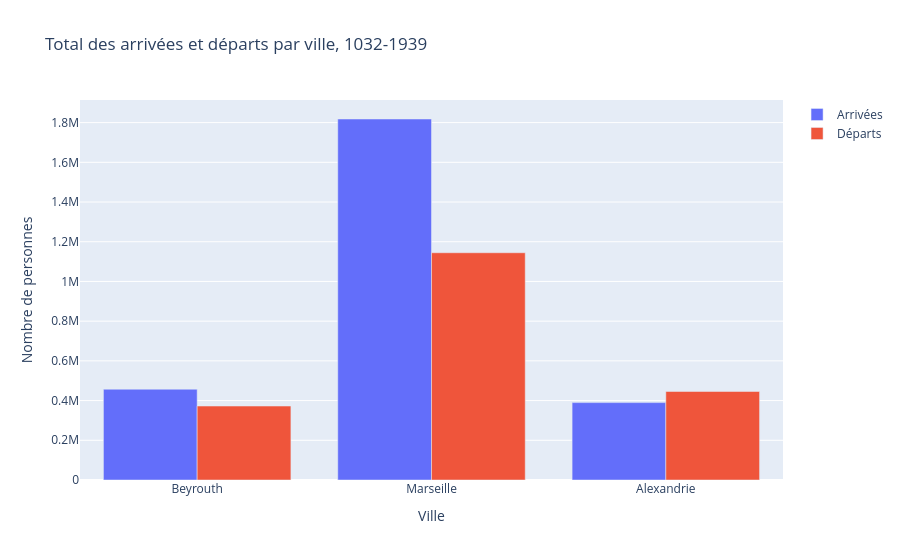
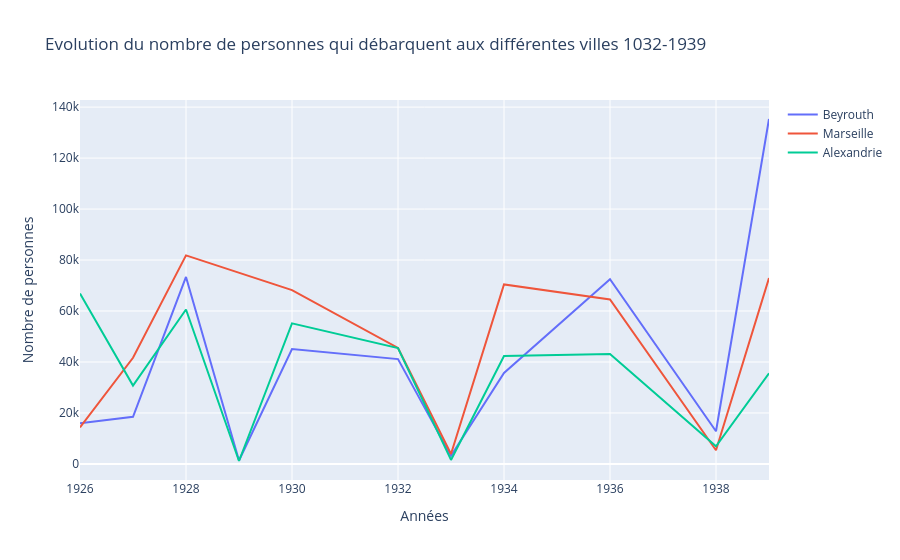
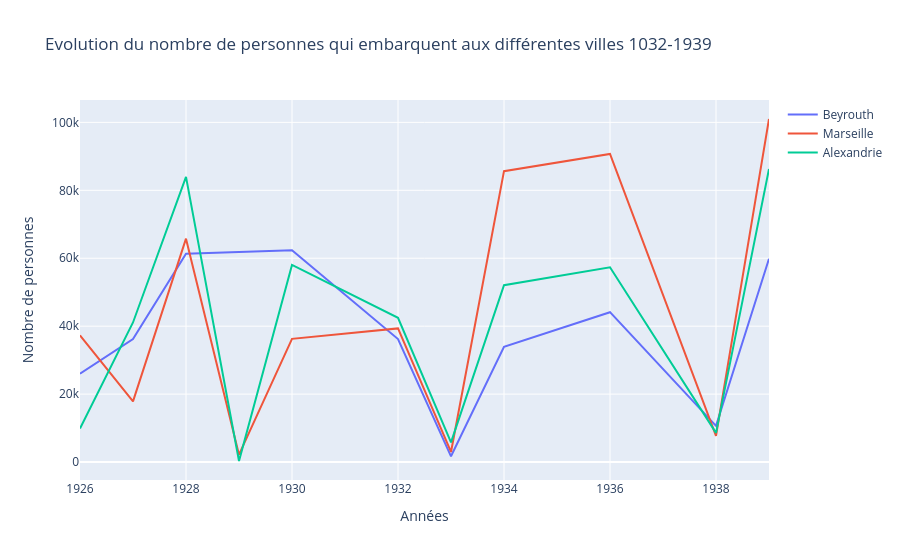

Notebook source saved alongside these figures, in order:
### Markdown cell above
### 1. Combien de passagers transitent entre Beyrouth et Marseille et entre Beyrouth et Alexandrie?

### Code cell
fig = go.Figure()
x = ["Beyrouth", "Marseille", "Alexandrie"]
key = "arrivals_person" # Just to shorten following line
fig.add_trace(go.Bar(x=x, y=[beirut_totals[key], marseille_totals[key], alexandria_totals[key]], name="Arrivées"))
key = "departure_person" # Just to shorten following line
fig.add_trace(go.Bar(x=x, y=[beirut_totals["departure_person"], marseille_totals["departure_person"], alexandria_totals["departure_person"]], name="Départs"))
fig.update_layout(title=f"Total des arrivées et départs par ville, {begin_year}-{end_year}", xaxis_title="Ville", yaxis_title="Nombre de personnes", barmode="group")
fig.show()

fig = go.Figure()
fig.add_trace(go.Scatter(x=beirut_arrivals_year["year"], y=beirut_arrivals_year["total_persons"], mode="lines", name="Beyrouth"))
fig.add_trace(go.Scatter(x=marseille_arrivals_year["year"], y=marseille_arrivals_year["total_persons"], mode="lines", name="Marseille"))
fig.add_trace(go.Scatter(x=alexandria_arrivals_year["year"], y=alexandria_arrivals_year["total_persons"], mode="lines", name="Alexandrie"))
fig.update_layout(title=f"Evolution du nombre de personnes qui débarquent aux différentes villes {begin_year}-{end_year}", xaxis_title="Années", yaxis_title="Nombre de personnes")
fig.show()

fig = go.Figure()
fig.add_trace(go.Scatter(x=beirut_departure_year["year"], y=beirut_departure_year["total_persons"], mode="lines", name="Beyrouth"))
fig.add_trace(go.Scatter(x=marseille_departure_year["year"], y=marseille_departure_year["total_persons"], mode="lines", name="Marseille"))
fig.add_trace(go.Scatter(x=alexandria_departure_year["year"], y=alexandria_departure_year["total_persons"], mode="lines", name="Alexandrie"))
fig.update_layout(title=f"Evolution du nombre de personnes qui embarquent aux différentes villes {begin_year}-{end_year}", xaxis_title="Années", yaxis_title="Nombre de personnes")
fig.show()

### Figure 1 — Plotly figure (JSON) as saved in the notebook; plotly's stock layout.template omitted (floating-point values rounded to 4 significant figures)
{"data": [{"name": "Arrivées", "type": "bar", "x": ["Beyrouth", "Marseille", "Alexandrie"], "y": [457210, 1818160, 389730]}, {"name": "Départs", "type": "bar", "x": ["Beyrouth", "Marseille", "Alexandrie"], "y": [372410, 1144460, 445780]}], "layout": {"barmode": "group", "title": {"text": "Total des arrivées et départs par ville, 1032-1939"}, "xaxis": {"title": {"text": "Ville"}}, "yaxis": {"title": {"text": "Nombre de personnes"}}}}

### Figure 2 — Plotly figure (JSON) as saved in the notebook; plotly's stock layout.template omitted (floating-point values rounded to 4 significant figures)
{"data": [{"mode": "lines", "name": "Beyrouth", "type": "scatter", "x": [1926, 1927, 1928, 1929, 1930, 1932, 1933, 1934, 1936, 1938, 1939], "y": [15960, 18480, 73370, 1340, 45070, 41130, 3150, 35710, 72470, 12820, 135340]}, {"mode": "lines", "name": "Marseille", "type": "scatter", "x": [1926, 1927, 1928, 1930, 1932, 1933, 1934, 1936, 1938, 1939], "y": [14320, 41630, 81820, 68190, 45500, 3900, 70420, 64550, 5360, 72940]}, {"mode": "lines", "name": "Alexandrie", "type": "scatter", "x": [1926, 1927, 1928, 1929, 1930, 1932, 1933, 1934, 1936, 1938, 1939], "y": [66900, 30730, 60590, 1140, 55150, 45460, 1560, 42350, 43170, 6900, 35560]}], "layout": {"title": {"text": "Evolution du nombre de personnes qui débarquent aux différentes villes 1032-1939"}, "xaxis": {"title": {"text": "Années"}}, "yaxis": {"title": {"text": "Nombre de personnes"}}}}

### Figure 3 — Plotly figure (JSON) as saved in the notebook; plotly's stock layout.template omitted (floating-point values rounded to 4 significant figures)
{"data": [{"mode": "lines", "name": "Beyrouth", "type": "scatter", "x": [1926, 1927, 1928, 1930, 1932, 1933, 1934, 1936, 1938, 1939], "y": [26020, 36200, 61330, 62360, 36220, 1690, 33950, 44120, 10660, 59860]}, {"mode": "lines", "name": "Marseille", "type": "scatter", "x": [1926, 1927, 1928, 1929, 1930, 1932, 1933, 1934, 1936, 1938, 1939], "y": [37310, 17880, 65770, 2170, 36270, 39350, 2970, 85630, 90710, 7700, 100990]}, {"mode": "lines", "name": "Alexandrie", "type": "scatter", "x": [1926, 1927, 1928, 1929, 1930, 1932, 1933, 1934, 1936, 1938, 1939], "y": [9860, 41090, 83940, 310, 58040, 42480, 5780, 52080, 57340, 8580, 86280]}], "layout": {"title": {"text": "Evolution du nombre de personnes qui embarquent aux différentes villes 1032-1939"}, "xaxis": {"title": {"text": "Années"}}, "yaxis": {"title": {"text": "Nombre de personnes"}}}}
